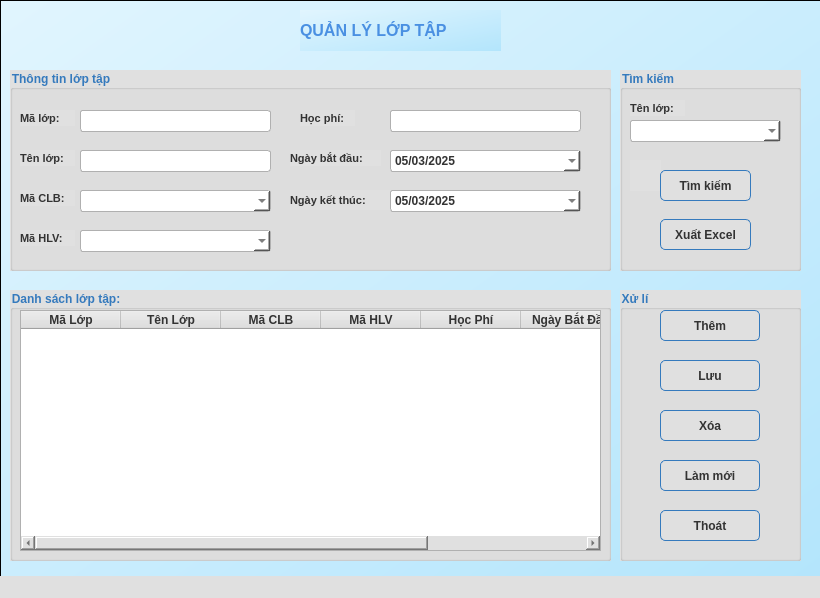
<?xml version="1.0" encoding="UTF-8"?>
<ui version="4.0">
 <class>MainWindow</class>
 <widget class="QMainWindow" name="MainWindow">
  <property name="geometry">
   <rect>
    <x>0</x>
    <y>0</y>
    <width>820</width>
    <height>598</height>
   </rect>
  </property>
  <property name="windowTitle">
   <string>MainWindow</string>
  </property>
  <property name="styleSheet">
   <string notr="true">
            QPushButton {
                background-color: #4A90E2;
                color: #FFFFFF;
                font-weight: bold;
                border: 1px solid #357ABD;
                border-radius: 5px;
            }
            QPushButton:hover {
                background-color: #357ABD;
                color: #FFFFFF;
                border: 2px solid #4A90E2;
            }
            QLabel#titleLabel {
                font-size: 10px;
                font-weight: bold;
                color: #357ABD;
            }
            QWidget {
                background-color: #E0E0E0;
                color: #333333;
                font-weight: bold;
            }
            QLineEdit, QDateEdit {
                background-color: #FFFFFF;
                color: #333333;
                border: 1px solid #B0B0B0;
                border-radius: 3px;
                padding: 2px;
            }
            QComboBox {
                background-color: #FFFFFF;
                color: #333333;
                border: 1px solid #B0B0B0;
                border-radius: 3px;
                padding: 2px;
            }
            QGroupBox {
                font-weight: bold;
                color: #357ABD;
            }
            QTableWidget {
                background-color: #FFFFFF;
                color: #333333;
                border: 1px solid #B0B0B0;
            }
            QTableWidget::item:selected {
                background-color: #4A90E2;
                color: #FFFFFF;
            }
   </string>
  </property>
  <widget class="QWidget" name="centralwidget">
   <widget class="QListView" name="listView">
    <property name="geometry">
     <rect>
      <x>0</x>
      <y>0</y>
      <width>821</width>
      <height>591</height>
     </rect>
    </property>
    <property name="styleSheet">
     <string notr="true">QWidget { background-color: qlineargradient(x1:0, y1:0, x2:1, y2:1, stop:0 #E1F5FE, stop:1 #B3E5FC); }</string>
    </property>
   </widget>
   <widget class="QGroupBox" name="groupBox_2">
    <property name="geometry">
     <rect>
      <x>10</x>
      <y>290</y>
      <width>601</width>
      <height>271</height>
     </rect>
    </property>
    <property name="font">
     <font>
      <weight>75</weight>
      <bold>true</bold>
     </font>
    </property>
    <property name="title">
     <string>Danh sách lớp tập:</string>
    </property>
    <widget class="QTableWidget" name="tblds">
     <property name="geometry">
      <rect>
       <x>10</x>
       <y>20</y>
       <width>581</width>
       <height>241</height>
      </rect>
     </property>
     <column>
      <property name="text">
       <string>Mã Lớp</string>
      </property>
     </column>
     <column>
      <property name="text">
       <string>Tên Lớp</string>
      </property>
     </column>
     <column>
      <property name="text">
       <string>Mã CLB</string>
      </property>
     </column>
     <column>
      <property name="text">
       <string>Mã HLV</string>
      </property>
     </column>
     <column>
      <property name="text">
       <string>Học Phí</string>
      </property>
     </column>
     <column>
      <property name="text">
       <string>Ngày Bắt Đầu</string>
      </property>
     </column>
     <column>
      <property name="text">
       <string>Ngày Kết Thúc</string>
      </property>
     </column>
    </widget>
   </widget>
   <widget class="QGroupBox" name="groupBox_3">
    <property name="geometry">
     <rect>
      <x>620</x>
      <y>70</y>
      <width>181</width>
      <height>201</height>
     </rect>
    </property>
    <property name="font">
     <font>
      <weight>75</weight>
      <bold>true</bold>
     </font>
    </property>
    <property name="title">
     <string>Tìm kiếm</string>
    </property>
    <widget class="QLabel" name="label_9">
     <property name="geometry">
      <rect>
       <x>10</x>
       <y>30</y>
       <width>55</width>
       <height>16</height>
      </rect>
     </property>
     <property name="font">
      <font>
       <pointsize>8</pointsize>
       <weight>75</weight>
       <bold>true</bold>
      </font>
     </property>
     <property name="text">
      <string>Tên lớp:</string>
     </property>
    </widget>
    <widget class="QComboBox" name="txtmalop_2">
     <property name="geometry">
      <rect>
       <x>10</x>
       <y>50</y>
       <width>151</width>
       <height>22</height>
      </rect>
     </property>
    </widget>
    <widget class="QLabel" name="label_16">
     <property name="geometry">
      <rect>
       <x>10</x>
       <y>90</y>
       <width>31</width>
       <height>31</height>
      </rect>
     </property>
     <property name="pixmap">
      <pixmap>anh/timkiem.png</pixmap>
     </property>
     <property name="scaledContents">
      <bool>true</bool>
     </property>
    </widget>
    <widget class="QPushButton" name="btnxuat">
     <property name="geometry">
      <rect>
       <x>40</x>
       <y>149</y>
       <width>91</width>
       <height>31</height>
      </rect>
     </property>
     <property name="font">
      <font>
       <weight>75</weight>
       <bold>true</bold>
      </font>
     </property>
     <property name="text">
      <string>Xuất Excel</string>
     </property>
    </widget>
    <widget class="QPushButton" name="btntimkiem">
     <property name="geometry">
      <rect>
       <x>40</x>
       <y>100</y>
       <width>91</width>
       <height>31</height>
      </rect>
     </property>
     <property name="font">
      <font>
       <weight>75</weight>
       <bold>true</bold>
      </font>
     </property>
     <property name="text">
      <string>Tìm kiếm</string>
     </property>
    </widget>
   </widget>
   <widget class="QLabel" name="label">
    <property name="geometry">
     <rect>
      <x>300</x>
      <y>10</y>
      <width>201</width>
      <height>41</height>
     </rect>
    </property>
    <property name="font">
     <font>
      <pointsize>12</pointsize>
      <weight>75</weight>
      <bold>true</bold>
     </font>
    </property>
    <property name="styleSheet">
     <string notr="true">color: #4A90E2; background-color: qlineargradient(x1:0, y1:0, x2:1, y2:1, stop:0 #E1F5FE, stop:1 #B3E5FC);</string>
    </property>
    <property name="text">
     <string>QUẢN LÝ LỚP TẬP</string>
    </property>
   </widget>
   <widget class="QGroupBox" name="groupBox_5">
    <property name="geometry">
     <rect>
      <x>620</x>
      <y>290</y>
      <width>181</width>
      <height>271</height>
     </rect>
    </property>
    <property name="font">
     <font>
      <weight>75</weight>
      <bold>true</bold>
     </font>
    </property>
    <property name="title">
     <string>Xử lí</string>
    </property>
    <widget class="QPushButton" name="btnthem">
     <property name="geometry">
      <rect>
       <x>40</x>
       <y>20</y>
       <width>100</width>
       <height>31</height>
      </rect>
     </property>
     <property name="font">
      <font>
       <weight>75</weight>
       <bold>true</bold>
      </font>
     </property>
     <property name="text">
      <string>Thêm</string>
     </property>
    </widget>
    <widget class="QPushButton" name="btnluu">
     <property name="geometry">
      <rect>
       <x>40</x>
       <y>70</y>
       <width>100</width>
       <height>31</height>
      </rect>
     </property>
     <property name="font">
      <font>
       <weight>75</weight>
       <bold>true</bold>
      </font>
     </property>
     <property name="text">
      <string>Lưu</string>
     </property>
    </widget>
    <widget class="QPushButton" name="btnxoa">
     <property name="geometry">
      <rect>
       <x>40</x>
       <y>120</y>
       <width>100</width>
       <height>31</height>
      </rect>
     </property>
     <property name="font">
      <font>
       <weight>75</weight>
       <bold>true</bold>
      </font>
     </property>
     <property name="text">
      <string>Xóa</string>
     </property>
    </widget>
    <widget class="QPushButton" name="btnthoat">
     <property name="geometry">
      <rect>
       <x>40</x>
       <y>220</y>
       <width>100</width>
       <height>31</height>
      </rect>
     </property>
     <property name="font">
      <font>
       <weight>75</weight>
       <bold>true</bold>
      </font>
     </property>
     <property name="text">
      <string>Thoát</string>
     </property>
    </widget>
    <widget class="QPushButton" name="btnlammoi">
     <property name="geometry">
      <rect>
       <x>40</x>
       <y>170</y>
       <width>100</width>
       <height>31</height>
      </rect>
     </property>
     <property name="font">
      <font>
       <weight>75</weight>
       <bold>true</bold>
      </font>
     </property>
     <property name="text">
      <string>Làm mới</string>
     </property>
    </widget>
   </widget>
   <widget class="QGroupBox" name="groupBox">
    <property name="geometry">
     <rect>
      <x>10</x>
      <y>70</y>
      <width>601</width>
      <height>201</height>
     </rect>
    </property>
    <property name="font">
     <font>
      <weight>75</weight>
      <bold>true</bold>
     </font>
    </property>
    <property name="title">
     <string>Thông tin lớp tập</string>
    </property>
    <widget class="QLabel" name="label_2">
     <property name="geometry">
      <rect>
       <x>10</x>
       <y>40</y>
       <width>55</width>
       <height>16</height>
      </rect>
     </property>
     <property name="font">
      <font>
       <pointsize>8</pointsize>
       <weight>75</weight>
       <bold>true</bold>
      </font>
     </property>
     <property name="text">
      <string>Mã lớp:</string>
     </property>
    </widget>
    <widget class="QLabel" name="label_3">
     <property name="geometry">
      <rect>
       <x>10</x>
       <y>80</y>
       <width>55</width>
       <height>16</height>
      </rect>
     </property>
     <property name="font">
      <font>
       <pointsize>8</pointsize>
       <weight>75</weight>
       <bold>true</bold>
      </font>
     </property>
     <property name="text">
      <string>Tên lớp:</string>
     </property>
    </widget>
    <widget class="QLabel" name="label_4">
     <property name="geometry">
      <rect>
       <x>10</x>
       <y>120</y>
       <width>55</width>
       <height>16</height>
      </rect>
     </property>
     <property name="font">
      <font>
       <pointsize>8</pointsize>
       <weight>75</weight>
       <bold>true</bold>
      </font>
     </property>
     <property name="text">
      <string>Mã CLB:</string>
     </property>
    </widget>
    <widget class="QLabel" name="label_5">
     <property name="geometry">
      <rect>
       <x>10</x>
       <y>160</y>
       <width>55</width>
       <height>16</height>
      </rect>
     </property>
     <property name="font">
      <font>
       <pointsize>8</pointsize>
       <weight>75</weight>
       <bold>true</bold>
      </font>
     </property>
     <property name="text">
      <string>Mã HLV:</string>
     </property>
    </widget>
    <widget class="QLineEdit" name="txtmalop">
     <property name="geometry">
      <rect>
       <x>70</x>
       <y>40</y>
       <width>191</width>
       <height>22</height>
      </rect>
     </property>
    </widget>
    <widget class="QLineEdit" name="txttenlop">
     <property name="geometry">
      <rect>
       <x>70</x>
       <y>80</y>
       <width>191</width>
       <height>22</height>
      </rect>
     </property>
    </widget>
    <widget class="QLabel" name="label_6">
     <property name="geometry">
      <rect>
       <x>290</x>
       <y>40</y>
       <width>55</width>
       <height>16</height>
      </rect>
     </property>
     <property name="font">
      <font>
       <pointsize>8</pointsize>
       <weight>75</weight>
       <bold>true</bold>
      </font>
     </property>
     <property name="text">
      <string>Học phí:</string>
     </property>
    </widget>
    <widget class="QLabel" name="label_7">
     <property name="geometry">
      <rect>
       <x>280</x>
       <y>120</y>
       <width>101</width>
       <height>20</height>
      </rect>
     </property>
     <property name="font">
      <font>
       <pointsize>8</pointsize>
       <weight>75</weight>
       <bold>true</bold>
      </font>
     </property>
     <property name="text">
      <string>Ngày kết thúc:</string>
     </property>
    </widget>
    <widget class="QLabel" name="label_8">
     <property name="geometry">
      <rect>
       <x>280</x>
       <y>80</y>
       <width>91</width>
       <height>16</height>
      </rect>
     </property>
     <property name="font">
      <font>
       <pointsize>8</pointsize>
       <weight>75</weight>
       <bold>true</bold>
      </font>
     </property>
     <property name="text">
      <string>Ngày bắt đầu:</string>
     </property>
    </widget>
    <widget class="QLineEdit" name="txthocphi">
     <property name="geometry">
      <rect>
       <x>380</x>
       <y>40</y>
       <width>191</width>
       <height>22</height>
      </rect>
     </property>
    </widget>
    <widget class="QDateEdit" name="txtngaybatdau">
     <property name="geometry">
      <rect>
       <x>380</x>
       <y>80</y>
       <width>191</width>
       <height>22</height>
      </rect>
     </property>
     <property name="displayFormat">
      <string>dd/MM/yyyy</string>
     </property>
     <property name="calendarPopup">
      <bool>true</bool>
     </property>
     <property name="date">
      <date>
       <year>2025</year>
       <month>3</month>
       <day>5</day>
      </date>
     </property>
    </widget>
    <widget class="QDateEdit" name="txtngayketthuc">
     <property name="geometry">
      <rect>
       <x>380</x>
       <y>120</y>
       <width>191</width>
       <height>22</height>
      </rect>
     </property>
     <property name="displayFormat">
      <string>dd/MM/yyyy</string>
     </property>
     <property name="calendarPopup">
      <bool>true</bool>
     </property>
     <property name="date">
      <date>
       <year>2025</year>
       <month>3</month>
       <day>5</day>
      </date>
     </property>
    </widget>
    <widget class="QComboBox" name="txtmaclb">
     <property name="geometry">
      <rect>
       <x>70</x>
       <y>120</y>
       <width>191</width>
       <height>22</height>
      </rect>
     </property>
    </widget>
    <widget class="QComboBox" name="txtmahlv">
     <property name="geometry">
      <rect>
       <x>70</x>
       <y>160</y>
       <width>191</width>
       <height>22</height>
      </rect>
     </property>
    </widget>
   </widget>
  </widget>
  <widget class="QStatusBar" name="statusbar"/>
 </widget>
 <resources/>
 <connections/>
</ui>
